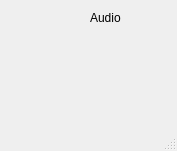
<?xml version="1.0" encoding="UTF-8"?>
<ui version="4.0">
 <class>MainWindow</class>
 <widget class="QMainWindow" name="MainWindow">
  <property name="geometry">
   <rect>
    <x>0</x>
    <y>0</y>
    <width>177</width>
    <height>151</height>
   </rect>
  </property>
  <property name="windowTitle">
   <string>MainWindow</string>
  </property>
  <widget class="QWidget" name="centralwidget">
   <widget class="QLabel" name="label">
    <property name="geometry">
     <rect>
      <x>90</x>
      <y>10</y>
      <width>91</width>
      <height>16</height>
     </rect>
    </property>
    <property name="text">
     <string>Audio</string>
    </property>
   </widget>
  </widget>
  <widget class="QMenuBar" name="menubar">
   <property name="geometry">
    <rect>
     <x>0</x>
     <y>0</y>
     <width>177</width>
     <height>21</height>
    </rect>
   </property>
  </widget>
  <widget class="QStatusBar" name="statusbar"/>
 </widget>
 <resources/>
 <connections/>
</ui>
